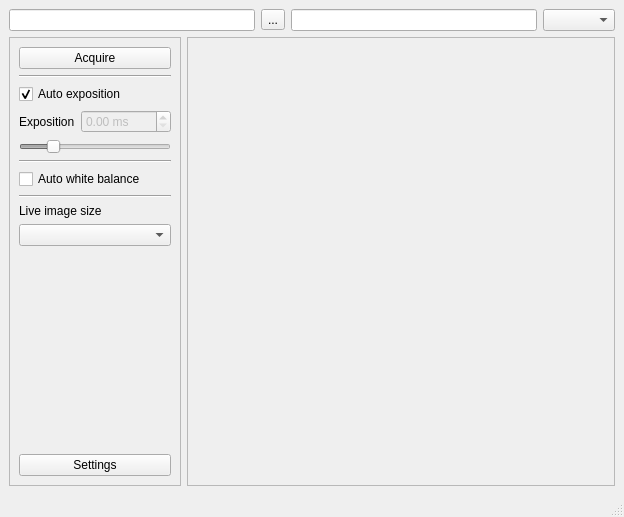
<?xml version="1.0" encoding="UTF-8"?>
<ui version="4.0">
 <class>MainWindow</class>
 <widget class="QMainWindow" name="MainWindow">
  <property name="geometry">
   <rect>
    <x>0</x>
    <y>0</y>
    <width>624</width>
    <height>517</height>
   </rect>
  </property>
  <property name="windowTitle">
   <string>MainWindow</string>
  </property>
  <widget class="QWidget" name="centralwidget">
   <layout class="QGridLayout" name="gridLayout_3">
    <item row="0" column="0" colspan="2">
     <layout class="QHBoxLayout" name="horizontalLayout">
      <item>
       <widget class="QLineEdit" name="leFilePath">
        <property name="readOnly">
         <bool>true</bool>
        </property>
       </widget>
      </item>
      <item>
       <widget class="QToolButton" name="bSelectFilePath">
        <property name="text">
         <string>...</string>
        </property>
       </widget>
      </item>
      <item>
       <widget class="QLineEdit" name="leFileName"/>
      </item>
      <item>
       <widget class="QComboBox" name="comboBoxExtension"/>
      </item>
     </layout>
    </item>
    <item row="1" column="0">
     <widget class="QFrame" name="frame">
      <property name="sizePolicy">
       <sizepolicy hsizetype="Preferred" vsizetype="Preferred">
        <horstretch>0</horstretch>
        <verstretch>0</verstretch>
       </sizepolicy>
      </property>
      <property name="frameShape">
       <enum>QFrame::StyledPanel</enum>
      </property>
      <property name="frameShadow">
       <enum>QFrame::Raised</enum>
      </property>
      <layout class="QGridLayout" name="gridLayout_2">
       <item row="0" column="0" colspan="2">
        <widget class="QPushButton" name="pbAcquire">
         <property name="text">
          <string>Acquire</string>
         </property>
        </widget>
       </item>
       <item row="1" column="0" colspan="2">
        <widget class="Line" name="line">
         <property name="orientation">
          <enum>Qt::Horizontal</enum>
         </property>
        </widget>
       </item>
       <item row="2" column="0" colspan="2">
        <widget class="QCheckBox" name="cbAutoExp">
         <property name="text">
          <string>Auto exposition</string>
         </property>
         <property name="checked">
          <bool>true</bool>
         </property>
        </widget>
       </item>
       <item row="3" column="0">
        <widget class="QLabel" name="label">
         <property name="text">
          <string>Exposition</string>
         </property>
        </widget>
       </item>
       <item row="3" column="1">
        <widget class="QDoubleSpinBox" name="dsbExpos">
         <property name="enabled">
          <bool>false</bool>
         </property>
         <property name="suffix">
          <string> ms</string>
         </property>
         <property name="maximum">
          <double>4000.000000000000000</double>
         </property>
        </widget>
       </item>
       <item row="4" column="0" colspan="2">
        <widget class="QSlider" name="hsExpos">
         <property name="enabled">
          <bool>false</bool>
         </property>
         <property name="maximum">
          <number>50000</number>
         </property>
         <property name="singleStep">
          <number>200</number>
         </property>
         <property name="pageStep">
          <number>1000</number>
         </property>
         <property name="value">
          <number>10000</number>
         </property>
         <property name="orientation">
          <enum>Qt::Horizontal</enum>
         </property>
        </widget>
       </item>
       <item row="5" column="0" colspan="2">
        <widget class="Line" name="line_2">
         <property name="orientation">
          <enum>Qt::Horizontal</enum>
         </property>
        </widget>
       </item>
       <item row="6" column="0" colspan="2">
        <widget class="QCheckBox" name="checkBox_2">
         <property name="text">
          <string>Auto white balance</string>
         </property>
        </widget>
       </item>
       <item row="7" column="0" colspan="2">
        <widget class="Line" name="line_3">
         <property name="orientation">
          <enum>Qt::Horizontal</enum>
         </property>
        </widget>
       </item>
       <item row="8" column="0" colspan="2">
        <widget class="QLabel" name="label_2">
         <property name="text">
          <string>Live image size</string>
         </property>
        </widget>
       </item>
       <item row="9" column="0" colspan="2">
        <widget class="QComboBox" name="cbLiveImageSize"/>
       </item>
       <item row="10" column="0" colspan="2">
        <spacer name="verticalSpacer">
         <property name="orientation">
          <enum>Qt::Vertical</enum>
         </property>
         <property name="sizeHint" stdset="0">
          <size>
           <width>118</width>
           <height>209</height>
          </size>
         </property>
        </spacer>
       </item>
       <item row="11" column="0" colspan="2">
        <widget class="QPushButton" name="bSettings">
         <property name="sizePolicy">
          <sizepolicy hsizetype="Minimum" vsizetype="Fixed">
           <horstretch>0</horstretch>
           <verstretch>0</verstretch>
          </sizepolicy>
         </property>
         <property name="text">
          <string>Settings</string>
         </property>
         <property name="autoRepeat">
          <bool>false</bool>
         </property>
         <property name="autoDefault">
          <bool>false</bool>
         </property>
         <property name="default">
          <bool>false</bool>
         </property>
        </widget>
       </item>
      </layout>
     </widget>
    </item>
    <item row="1" column="1">
     <widget class="QFrame" name="fImage">
      <property name="sizePolicy">
       <sizepolicy hsizetype="MinimumExpanding" vsizetype="Preferred">
        <horstretch>0</horstretch>
        <verstretch>0</verstretch>
       </sizepolicy>
      </property>
      <property name="frameShape">
       <enum>QFrame::StyledPanel</enum>
      </property>
      <property name="frameShadow">
       <enum>QFrame::Raised</enum>
      </property>
     </widget>
    </item>
   </layout>
  </widget>
  <widget class="QStatusBar" name="statusbar"/>
  <action name="actionSave_as">
   <property name="checkable">
    <bool>true</bool>
   </property>
   <property name="checked">
    <bool>true</bool>
   </property>
   <property name="text">
    <string>Save as...</string>
   </property>
  </action>
  <action name="actionExit">
   <property name="text">
    <string>Exit</string>
   </property>
  </action>
  <action name="actionAbout">
   <property name="text">
    <string>About</string>
   </property>
  </action>
  <action name="actionSettings">
   <property name="checkable">
    <bool>true</bool>
   </property>
   <property name="checked">
    <bool>true</bool>
   </property>
   <property name="text">
    <string>Settings</string>
   </property>
  </action>
  <action name="actionExpozition">
   <property name="checkable">
    <bool>true</bool>
   </property>
   <property name="checked">
    <bool>true</bool>
   </property>
   <property name="text">
    <string>Histogram</string>
   </property>
  </action>
  <action name="actionSave_as_2">
   <property name="text">
    <string>Save as...</string>
   </property>
  </action>
  <action name="actionSave_as_3">
   <property name="text">
    <string>Save as...</string>
   </property>
  </action>
 </widget>
 <resources/>
 <connections>
  <connection>
   <sender>cbAutoExp</sender>
   <signal>clicked(bool)</signal>
   <receiver>hsExpos</receiver>
   <slot>setDisabled(bool)</slot>
   <hints>
    <hint type="sourcelabel">
     <x>95</x>
     <y>104</y>
    </hint>
    <hint type="destinationlabel">
     <x>95</x>
     <y>158</y>
    </hint>
   </hints>
  </connection>
  <connection>
   <sender>cbAutoExp</sender>
   <signal>clicked(bool)</signal>
   <receiver>dsbExpos</receiver>
   <slot>setDisabled(bool)</slot>
   <hints>
    <hint type="sourcelabel">
     <x>95</x>
     <y>104</y>
    </hint>
    <hint type="destinationlabel">
     <x>136</x>
     <y>131</y>
    </hint>
   </hints>
  </connection>
 </connections>
</ui>
